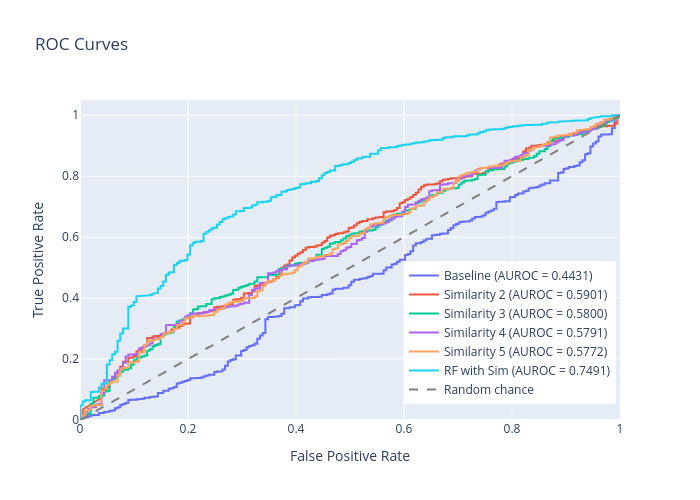

Here is the notebook cell this chart was saved with:
### Code cell
plot_multiple_roc_curves(roc_data)

### Figure 1 — Plotly figure (JSON) as saved in the notebook; plotly's stock layout.template omitted (floating-point values rounded to 4 significant figures; data arrays with more than 128 entries replaced by an {"elided": "..."} marker saying what was removed)
{"data": [{"mode": "lines", "name": "Baseline (AUROC = 0.4431)", "type": "scatter", "x": {"elided": "322 float values"}, "y": {"elided": "322 float values"}}, {"mode": "lines", "name": "Similarity 2 (AUROC = 0.5901)", "type": "scatter", "x": {"elided": "338 float values"}, "y": {"elided": "338 float values"}}, {"mode": "lines", "name": "Similarity 3 (AUROC = 0.5800)", "type": "scatter", "x": {"elided": "344 float values"}, "y": {"elided": "344 float values"}}, {"mode": "lines", "name": "Similarity 4 (AUROC = 0.5791)", "type": "scatter", "x": {"elided": "328 float values"}, "y": {"elided": "328 float values"}}, {"mode": "lines", "name": "Similarity 5 (AUROC = 0.5772)", "type": "scatter", "x": {"elided": "345 float values"}, "y": {"elided": "345 float values"}}, {"mode": "lines", "name": "RF with Sim (AUROC = 0.7491)", "type": "scatter", "x": {"elided": "317 float values"}, "y": {"elided": "317 float values"}}, {"line": {"color": "gray", "dash": "dash"}, "mode": "lines", "name": "Random chance", "type": "scatter", "x": [0, 1], "y": [0, 1]}], "layout": {"height": 500, "legend": {"x": 0.6, "y": 0.05}, "title": {"text": "ROC Curves"}, "width": 700, "xaxis": {"range": [0, 1], "title": {"text": "False Positive Rate"}, "type": "linear"}, "yaxis": {"range": [0, 1.05], "title": {"text": "True Positive Rate"}, "type": "linear"}}}
